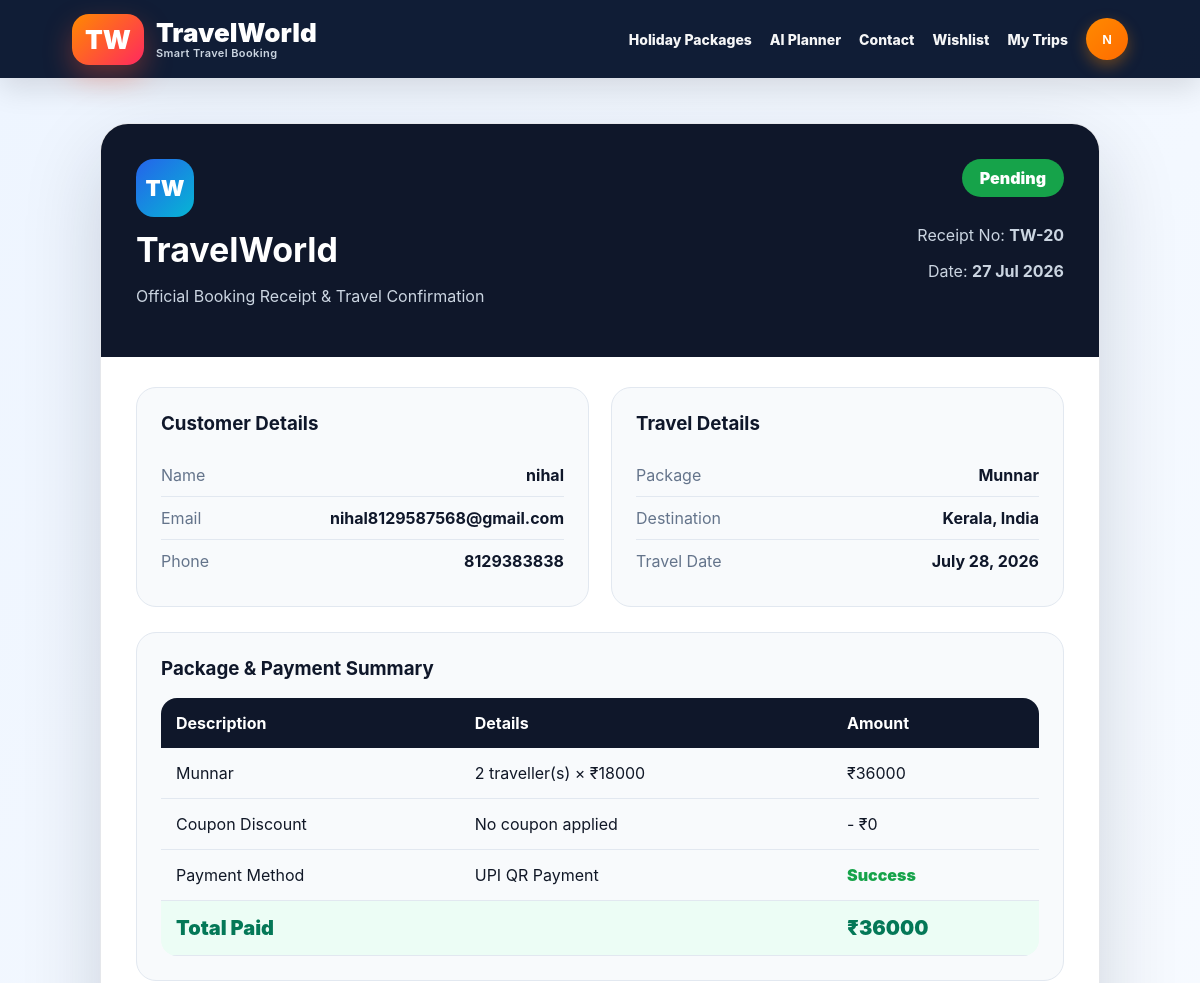
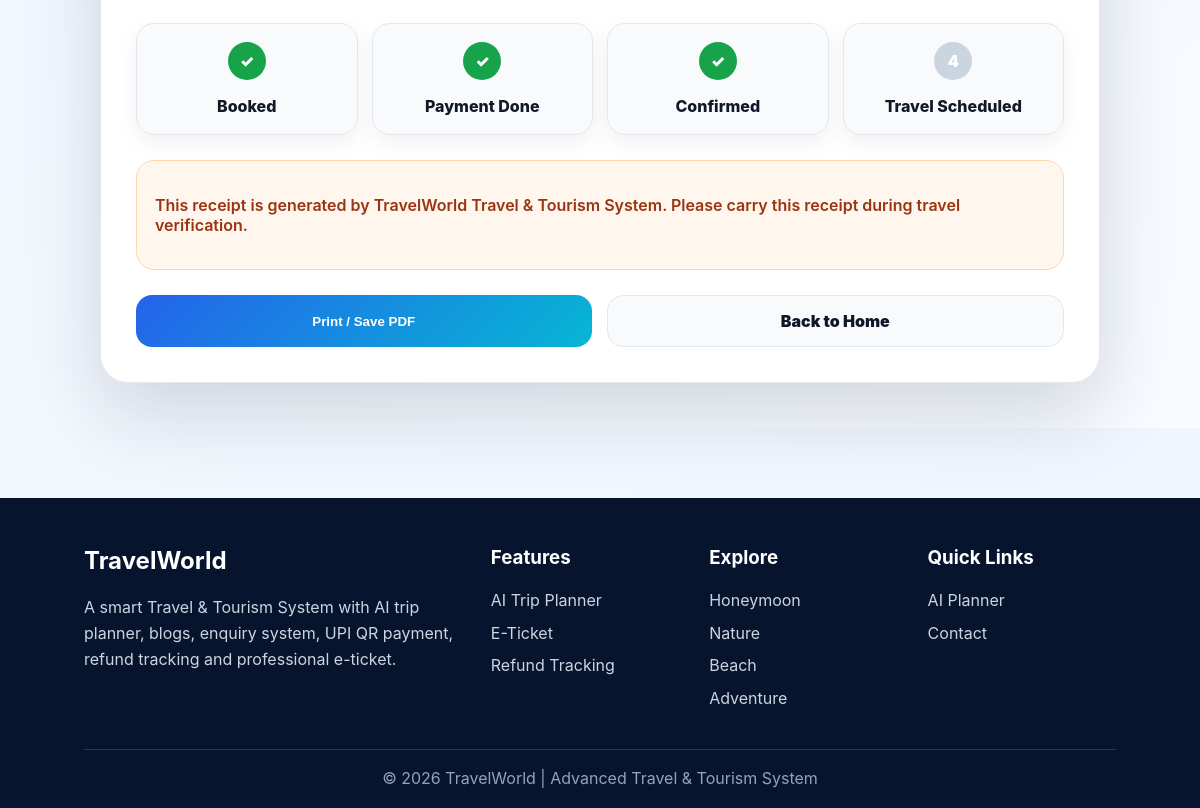
Page /receipt/20/ (signed in) on the committed database (2 pictures, top to bottom).
### travelapp/models.py (models this page shows, shortened)
class Booking(models.Model):
    STATUS_CHOICES = [
        ('Pending', 'Pending'),
        ('Payment Done', 'Payment Done'),
        ('Confirmed', 'Confirmed'),
        ('Travel Scheduled', 'Travel Scheduled'),
        ('Completed', 'Completed'),
        ('Cancelled', 'Cancelled'),
        ('Refund Processing', 'Refund Processing'),
        ('Refund Completed', 'Refund Completed'),
    ]
    REFUND_STATUS = [
        ('Not Requested', 'Not Requested'),
        ('Requested', 'Requested'),
        ('Processing', 'Processing'),
        ('Completed', 'Completed'),
        ('Rejected', 'Rejected'),
    ]
    user = models.ForeignKey(User, on_delete=models.CASCADE, related_name='bookings')
    package = models.ForeignKey(Package, on_delete=models.CASCADE, related_name='bookings')
    full_name = models.CharField(max_length=120)
    phone = models.CharField(max_length=20)
    email = models.EmailField()
    travel_date = models.DateField()
    members = models.PositiveIntegerField(default=1)
    coupon_code = models.CharField(max_length=40, blank=True)
    discount_amount = models.PositiveIntegerField(default=0)
    total_amount = models.PositiveIntegerField()
    status = models.CharField(max_length=30, choices=STATUS_CHOICES, default='Pending')
    booked_on = models.DateTimeField(default=timezone.now)
    refund_status = models.CharField(max_length=30, choices=REFUND_STATUS, default='Not Requested')
    refund_amount = models.PositiveIntegerField(default=0)
    refund_requested_on = models.DateTimeField(null=True, blank=True)
    refund_completed_on = models.DateTimeField(null=True, blank=True)
    cancellation_reason = models.CharField(max_length=255, blank=True)

class Package(models.Model):
    name = models.CharField(max_length=120)
    country = models.CharField(max_length=100)
    city = models.CharField(max_length=100, blank=True)
    category = models.ForeignKey(Category, on_delete=models.SET_NULL, null=True, related_name='packages')
    tags = models.CharField(max_length=255)
    image = models.URLField(max_length=600)
    price = models.PositiveIntegerField(default=20000)
    old_price = models.PositiveIntegerField(null=True, blank=True)
    days = models.PositiveIntegerField(default=5)
    nights = models.PositiveIntegerField(default=4)
    hotel = models.CharField(max_length=200, default='Premium Hotel')
    flight = models.CharField(max_length=200, default='Flight assistance available')
    rating = models.FloatField(default=4.5)
    seats = models.PositiveIntegerField(default=30)
    description = models.TextField()
    itinerary = models.TextField(blank=True)
    map_query = models.CharField(max_length=250, blank=True)
    latitude = models.CharField(max_length=50, blank=True)
    longitude = models.CharField(max_length=50, blank=True)
    is_featured = models.BooleanField(default=False)
    is_active = models.BooleanField(default=True)
    created_at = models.DateTimeField(auto_now_add=True)

### travelapp/views.py (the view)
# urls.py: path('receipt/<int:booking_id>/', views.receipt, name='receipt'),
@login_required
def receipt(request, booking_id):
    booking_obj = get_object_or_404(Booking, id=booking_id, user=request.user)
    return render(request, 'travelapp/receipt.html', {'booking': booking_obj})

### travelapp/templates/travelapp/receipt.html (shortened to what this page needs)
{% extends 'travelapp/base.html' %}
{% block content %}
<div class="receipt-page">
  <div class="receipt">
    <div class="receipt-top">
      <div>
        <div class="brand-mark">TW</div>
        <h1>TravelWorld</h1>
        <p>Official Booking Receipt & Travel Confirmation</p>
      </div>
      <div class="receipt-status">
        <span>{{ booking.status }}</span>
        <p>Receipt No: <b>TW-{{ booking.id }}</b></p>
        <p>Date: <b>{{ booking.booked_on|date:"d M Y" }}</b></p>
      </div>
    </div>
    <div class="receipt-grid">
      <div class="receipt-box">
        <h3>Customer Details</h3>
        <p><span>Name</span><b>{{ booking.full_name }}</b></p>
        <p><span>Email</span><b>{{ booking.email }}</b></p>
        <p><span>Phone</span><b>{{ booking.phone }}</b></p>
      </div>
      <div class="receipt-box">
        <h3>Travel Details</h3>
        <p><span>Package</span><b>{{ booking.package.name }}</b></p>
        <p><span>Destination</span><b>{{ booking.package.city }}, {{ booking.package.country }}</b></p>
        <p><span>Travel Date</span><b>{{ booking.travel_date }}</b></p>
      </div>
    </div>
    <div class="receipt-box full">
      <h3>Package & Payment Summary</h3>
      <table class="receipt-table">
        <tr>
          <th>Description</th>
          <th>Details</th>
          <th>Amount</th>
        </tr>
        <tr>
          <td>{{ booking.package.name }}</td>
          <td>{{ booking.members }} traveller(s) × ₹{{ booking.package.price }}</td>
          <td>₹{% widthratio booking.package.price 1 booking.members %}</td>
        </tr>
        <tr>
          <td>Coupon Discount</td>
          <td>{{ booking.coupon_code|default:"No coupon applied" }}</td>
          <td>- ₹{{ booking.discount_amount }}</td>
        </tr>
        <tr>
          <td>Payment Method</td>
          <td>UPI QR Payment</td>
          <td class="success-text">Success</td>
        </tr>
        <tr class="grand-total">
          <td colspan="2">Total Paid</td>
          <td>₹{{ booking.total_amount }}</td>
        </tr>
      </table>
    </div>
    <div class="tracker">
      <div class="track-item done"><span>✓</span><p>Booked</p></div>
      <div class="track-item done"><span>✓</span><p>Payment Done</p></div>
      <div class="track-item done"><span>✓</span><p>Confirmed</p></div>
      <div class="track-item"><span>4</span><p>Travel Scheduled</p></div>
    </div>
    <div class="receipt-note">
      <p>
        This receipt is generated by TravelWorld Travel & Tourism System.
        Please carry this receipt during travel verification.
      </p>
    </div>
    <div class="receipt-actions">
      <button class="print-btn" onclick="window.print()">Print / Save PDF</button>
      <a class="home-btn" href="{% url 'home' %}">Back to Home</a>
    </div>
  </div>
</div>
{% endblock %}

### travelapp/templates/travelapp/base.html (shortened to what this page needs)
{% load static %}
<!DOCTYPE html>
<html lang="en">
<head>
    <link rel="stylesheet" href="{% static 'travelapp/css/style.css' %}">
</head>
<body>
<header class="topbar">
    <a class="brand" href="{% url 'home' %}">
        <span>TW</span>
        <div>
            TravelWorld
            <small>Smart Travel Booking</small>
        </div>
    </a>
    <nav class="nav">
        {% if user.is_authenticated and user.is_staff %}
            <a href="{% url 'dashboard' %}">Dashboard</a>
        {% else %}
            <a href="{% url 'home' %}">Holiday Packages</a>
            <a href="{% url 'trip_planner' %}">AI Planner</a>
            <a href="{% url 'contact' %}">Contact</a>
            {% if user.is_authenticated %}
                <a href="{% url 'wishlist' %}">Wishlist</a>
                <a href="{% url 'my_bookings' %}">My Trips</a>
            {% endif %}
        {% endif %}
        {% if user.is_authenticated %}
            <div class="user-menu" id="userMenu">
                <button class="user-btn" type="button" onclick="toggleUserMenu(event)">
                    {{ user.username|first|upper }}
                </button>
            </div>
        {% else %}
            <a class="pill" href="{% url 'login' %}">Login/Register</a>
        {% endif %}
    </nav>
</header>
{% block content %}
{% endblock %}
<footer class="footer">
    <div class="footer-grid">
        <div>
            <h2>TravelWorld</h2>
            <p>
                A smart Travel & Tourism System with AI trip planner,
                blogs, enquiry system, UPI QR payment,
                refund tracking and professional e-ticket.
            </p>
        </div>
        <div>
            <h3>Features</h3>
            <p>AI Trip Planner</p>
            <p>E-Ticket</p>
            <p>Refund Tracking</p>
        </div>
        <div>
            <h3>Explore</h3>
            <p>Honeymoon</p>
            <p>Nature</p>
            <p>Beach</p>
            <p>Adventure</p>
        </div>
        <div>
            <h3>Quick Links</h3>
            <p><a href="{% url 'trip_planner' %}">AI Planner</a></p>
            <p><a href="{% url 'contact' %}">Contact</a></p>
        </div>
    </div>
    <div class="footer-bottom">
        © 2026 TravelWorld | Advanced Travel & Tourism System
    </div>
</footer>
</body>
</html>

### travelapp/static/travelapp/css/style.css (style rules this page uses)
:root { --primary:#2563eb; --primary2:#06b6d4; --navy:#07142e; --ink:#111827; --muted:#64748b; --bg:#f3f7fb; --card:#ffffff; --orange:#f97316; --green:#16a34a; --red:#ef4444; --line:#e5e7eb; --shadow:0 24px 70px rgba(15,23,42,.14); --soft:0 12px 35px rgba(15,23,42,.08); --radius:24px; }
* { box-sizing:border-box }
html { scroll-behavior:smooth }
body { margin:0; font-family:Inter,Segoe UI,Roboto,Arial,sans-serif; background:linear-gradient(135deg,#f8fbff,#eef5ff); color:var(--ink); }
a { text-decoration:none;color:inherit }
.topbar { min-height:78px; background:rgba(7,20,46,.96); color:white; display:flex; align-items:center; justify-content:space-between; padding:0 6%; position:sticky; top:0; z-index:99; box-shadow:0 10px 30px rgba(0,0,0,.12); }
.brand { display:flex; align-items:center; gap:12px; font-weight:950; font-size:26px; }
.brand span { background:linear-gradient(135deg,#ff8a00,#ff285f); padding:10px 13px; border-radius:17px; box-shadow:0 12px 28px rgba(255,82,49,.35); }
.nav { display:flex; gap:18px; align-items:center; flex-wrap:wrap; }
.nav a { font-weight:850; font-size:14px; opacity:.96; }
.receipt-page { padding:45px 7%; background:linear-gradient(135deg,#eaf3ff,#f8fbff); }
.receipt { max-width:1050px; margin:auto; background:white; border-radius:34px; overflow:hidden; box-shadow:0 35px 90px rgba(15,23,42,.18); border:1px solid #e5e7eb; }
.receipt-top { display:flex; justify-content:space-between; gap:30px; padding:38px; background:linear-gradient(135deg,#07142e,#102a5c); color:white; }
.brand-mark { width:64px; height:64px; border-radius:20px; background:linear-gradient(135deg,#ff8a00,#ff285f); display:flex; align-items:center; justify-content:center; font-weight:950; font-size:22px; margin-bottom:14px; }
.receipt-top h1 { margin:0; font-size:38px; }
.receipt-top p { color:#dbeafe; }
.receipt-status { text-align:right; }
.receipt-status span { display:inline-block; background:#22c55e; color:white; padding:10px 22px; border-radius:999px; font-weight:950; margin-bottom:14px; }
.receipt-grid { display:grid; grid-template-columns:1fr 1fr; gap:22px; padding:32px 38px 0; }
.receipt-box { background:#f8fafc; border:1px solid #e2e8f0; border-radius:22px; padding:25px; }
.receipt-box.full { margin:26px 38px; }
.receipt-box h3 { margin-top:0; color:#0f172a; }
.receipt-box p { display:flex; justify-content:space-between; gap:20px; border-bottom:1px solid #e2e8f0; padding:12px 0; margin:0; }
.receipt-box p:last-child { border-bottom:none; }
.receipt-table { width:100%; border-collapse:collapse; }
.receipt-table th { background:#07142e; color:white; padding:16px; text-align:left; }
.receipt-table td { padding:16px; border-bottom:1px solid #e2e8f0; }
.success-text { color:#16a34a; font-weight:950; }
.grand-total td { background:#ecfdf5; color:#047857; font-size:22px; font-weight:950; }
.tracker { margin:0 38px 28px; display:grid; grid-template-columns:repeat(4,1fr); gap:14px; }
.track-item { background:white; border:1px solid #e2e8f0; border-radius:18px; text-align:center; padding:18px; box-shadow:0 8px 22px rgba(15,23,42,.06); }
.track-item span { width:38px; height:38px; border-radius:50%; background:#cbd5e1; color:white; display:inline-flex; align-items:center; justify-content:center; font-weight:950; }
.track-item.done span { background:#16a34a; }
.track-item p { font-weight:900; margin-bottom:0; }
.receipt-note { margin:0 38px 28px; background:#fff7ed; color:#9a3412; padding:18px; border-radius:18px; border:1px solid #fed7aa; font-weight:700; }
.receipt-actions { display:flex; gap:15px; padding:0 38px 38px; }
.print-btn, .home-btn { flex:1; text-align:center; padding:16px; border-radius:17px; font-weight:950; text-decoration:none; }
.print-btn { border:none; background:linear-gradient(135deg,#2563eb,#06b6d4); color:white; cursor:pointer; }
.home-btn { background:#f8fafc; color:#0f172a; border:1px solid #e2e8f0; }
.footer { margin-top:60px; background:#07142e; color:white; padding:42px 7%; text-align:center; }
.user-menu { position:relative; z-index:99999; }
.user-btn { width:46px; height:46px; border-radius:50%; border:2px solid rgba(255,255,255,.28); background:linear-gradient(135deg,#ff8a00,#ff285f); color:white; font-weight:950; cursor:pointer; box-shadow:0 12px 28px rgba(255,40,95,.35); transition:.25s; }

### rows in the picture
Booking: status "Pending", id "20", booked_on "27 Jul 2026", full_name "nihal", email "nihal8129587568@gmail.com", phone "8129383838", package.name "Munnar", package.city "Kerala", package.country "India", travel_date "July 28, 2026", members "2", package.price "18000", package+members "36000", coupon_code "No coupon applied", discount_amount "0", total_amount "36000"

### other values in the picture
{{ user.username|first|upper }} "N"
